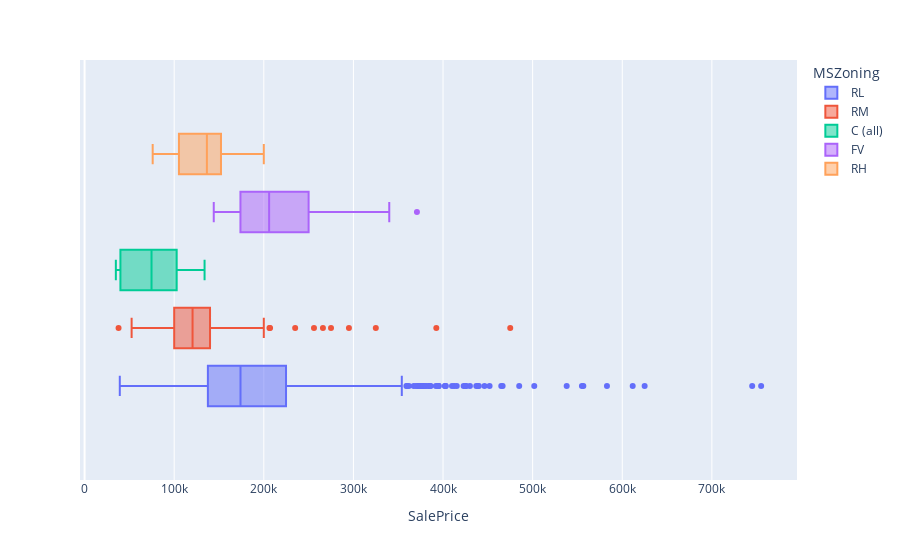
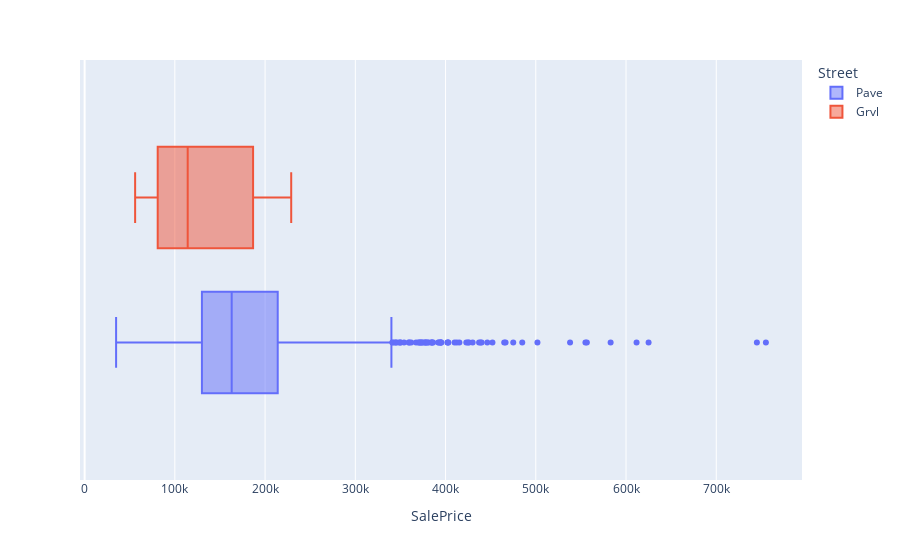
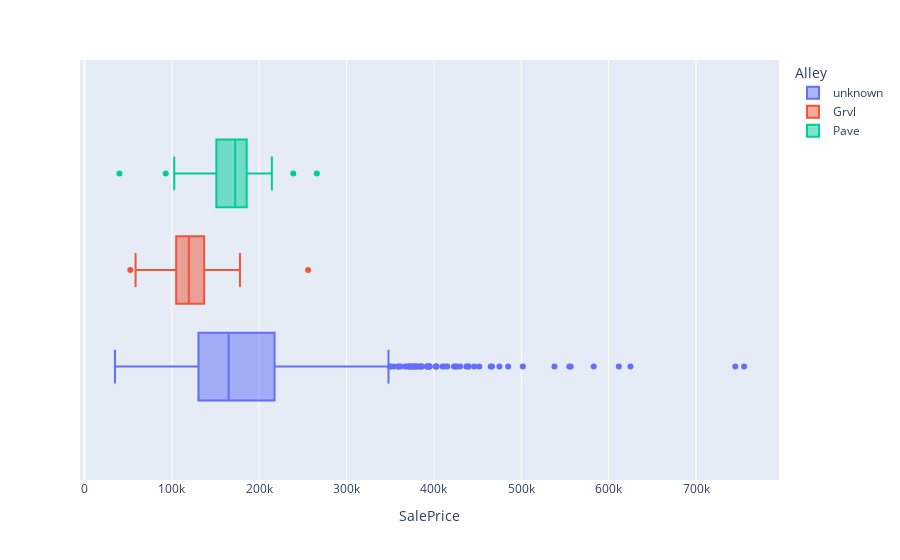
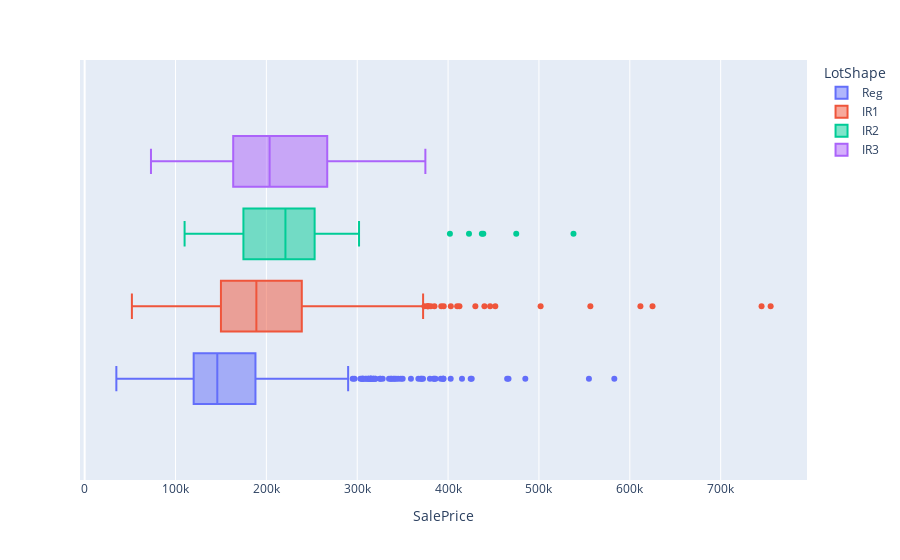

Notebook code for these charts, in order:
### Markdown cell above
## Check categorical features

### Code cell
for col in df.select_dtypes(include='object').columns:
    fig = px.box(df.fillna('unknown'), x='SalePrice', color=col)
    fig.show()

### Figure 1 — Plotly figure (JSON) as saved in the notebook; plotly's stock layout.template omitted (floating-point values rounded to 4 significant figures; data arrays with more than 128 entries replaced by an {"elided": "..."} marker saying what was removed)
{"data": [{"alignmentgroup": "True", "hovertemplate": "MSZoning=RL<br>SalePrice=%{x}<extra></extra>", "legendgroup": "RL", "marker": {"color": "#636efa"}, "name": "RL", "notched": false, "offsetgroup": "RL", "orientation": "h", "showlegend": true, "type": "box", "x": {"elided": "1151 int values"}, "x0": " ", "xaxis": "x", "y0": " ", "yaxis": "y"}, {"alignmentgroup": "True", "hovertemplate": "MSZoning=RM<br>SalePrice=%{x}<extra></extra>", "legendgroup": "RM", "marker": {"color": "#EF553B"}, "name": "RM", "notched": false, "offsetgroup": "RM", "orientation": "h", "showlegend": true, "type": "box", "x": {"elided": "218 int values"}, "x0": " ", "xaxis": "x", "y0": " ", "yaxis": "y"}, {"alignmentgroup": "True", "hovertemplate": "MSZoning=C (all)<br>SalePrice=%{x}<extra></extra>", "legendgroup": "C (all)", "marker": {"color": "#00cc96"}, "name": "C (all)", "notched": false, "offsetgroup": "C (all)", "orientation": "h", "showlegend": true, "type": "box", "x": [40000, 85000, 133900, 34900, 108000, 102776, 55993, 35311, 81000, 68400], "x0": " ", "xaxis": "x", "y0": " ", "yaxis": "y"}, {"alignmentgroup": "True", "hovertemplate": "MSZoning=FV<br>SalePrice=%{x}<extra></extra>", "legendgroup": "FV", "marker": {"color": "#ab63fa"}, "name": "FV", "notched": false, "offsetgroup": "FV", "orientation": "h", "showlegend": true, "type": "box", "x": [249700, 172500, 164500, 250000, 176000, 254900, 177000, 252678, 262500, 207500, 266000, 185000, 164700, 239000, 270000, 340000, 187750, 241000, 339750, 222000, 210000, 263435, 226700, 208300, 176000, 263000, 146000, 151000, 168500, 226000, 370878, 205950, 227875, 148800, 196000, 172500, 179400, 215200, 232600, 147400, 151000, 250580, 303477, 328900, 173733, 155000, 182000, 165000, 199900, 197000, 252000, 197000, 160000, 171900, 174000, 229456, 186500, 183900, 208900, 177500, 144152, 216000, 250000, 310000, 185000], "x0": " ", "xaxis": "x", "y0": " ", "yaxis": "y"}, {"alignmentgroup": "True", "hovertemplate": "MSZoning=RH<br>SalePrice=%{x}<extra></extra>", "legendgroup": "RH", "marker": {"color": "#FFA15A"}, "name": "RH", "notched": false, "offsetgroup": "RH", "orientation": "h", "showlegend": true, "type": "box", "x": [82000, 76000, 133000, 200000, 103600, 159434, 144000, 140000, 145000, 119900, 145000, 160000, 107000, 130000, 181000, 79000], "x0": " ", "xaxis": "x", "y0": " ", "yaxis": "y"}], "layout": {"boxmode": "group", "legend": {"title": {"text": "MSZoning"}, "tracegroupgap": 0}, "margin": {"t": 60}, "xaxis": {"anchor": "y", "domain": [0, 1], "title": {"text": "SalePrice"}}, "yaxis": {"anchor": "x", "domain": [0, 1]}}}

### Figure 2 — Plotly figure (JSON) as saved in the notebook; plotly's stock layout.template omitted (floating-point values rounded to 4 significant figures; data arrays with more than 128 entries replaced by an {"elided": "..."} marker saying what was removed)
{"data": [{"alignmentgroup": "True", "hovertemplate": "Street=Pave<br>SalePrice=%{x}<extra></extra>", "legendgroup": "Pave", "marker": {"color": "#636efa"}, "name": "Pave", "notched": false, "offsetgroup": "Pave", "orientation": "h", "showlegend": true, "type": "box", "x": {"elided": "1454 int values"}, "x0": " ", "xaxis": "x", "y0": " ", "yaxis": "y"}, {"alignmentgroup": "True", "hovertemplate": "Street=Grvl<br>SalePrice=%{x}<extra></extra>", "legendgroup": "Grvl", "marker": {"color": "#EF553B"}, "name": "Grvl", "notched": false, "offsetgroup": "Grvl", "orientation": "h", "showlegend": true, "type": "box", "x": [110000, 228950, 118500, 55993, 81000, 186700], "x0": " ", "xaxis": "x", "y0": " ", "yaxis": "y"}], "layout": {"boxmode": "group", "legend": {"title": {"text": "Street"}, "tracegroupgap": 0}, "margin": {"t": 60}, "xaxis": {"anchor": "y", "domain": [0, 1], "title": {"text": "SalePrice"}}, "yaxis": {"anchor": "x", "domain": [0, 1]}}}

### Figure 3 — Plotly figure (JSON) as saved in the notebook; plotly's stock layout.template omitted (floating-point values rounded to 4 significant figures; data arrays with more than 128 entries replaced by an {"elided": "..."} marker saying what was removed)
{"data": [{"alignmentgroup": "True", "hovertemplate": "Alley=unknown<br>SalePrice=%{x}<extra></extra>", "legendgroup": "unknown", "marker": {"color": "#636efa"}, "name": "unknown", "notched": false, "offsetgroup": "unknown", "orientation": "h", "showlegend": true, "type": "box", "x": {"elided": "1369 int values"}, "x0": " ", "xaxis": "x", "y0": " ", "yaxis": "y"}, {"alignmentgroup": "True", "hovertemplate": "Alley=Grvl<br>SalePrice=%{x}<extra></extra>", "legendgroup": "Grvl", "marker": {"color": "#EF553B"}, "name": "Grvl", "notched": false, "offsetgroup": "Grvl", "orientation": "h", "showlegend": true, "type": "box", "x": [139400, 110000, 163500, 100000, 110000, 107000, 137000, 73000, 135900, 89500, 178000, 119000, 115000, 135000, 110000, 98000, 161000, 124500, 106250, 131500, 114504, 67000, 124000, 135000, 87000, 159500, 103000, 132000, 96500, 128000, 116000, 157500, 153900, 106500, 168000, 90000, 170000, 140000, 115000, 120000, 125000, 129500, 256000, 52500, 117000, 58500, 136000, 105000, 140000, 64500], "x0": " ", "xaxis": "x", "y0": " ", "yaxis": "y"}, {"alignmentgroup": "True", "hovertemplate": "Alley=Pave<br>SalePrice=%{x}<extra></extra>", "legendgroup": "Pave", "marker": {"color": "#00cc96"}, "name": "Pave", "notched": false, "offsetgroup": "Pave", "orientation": "h", "showlegend": true, "type": "box", "x": [40000, 172500, 164500, 176000, 152000, 185000, 164700, 239000, 214500, 145000, 127000, 187750, 155000, 184000, 176000, 146000, 151000, 200000, 159434, 196000, 102776, 265979, 172500, 179400, 93000, 147400, 151000, 153500, 173733, 199900, 197000, 160000, 171900, 174000, 180500, 208900, 122000, 144152, 163000, 207000, 185000], "x0": " ", "xaxis": "x", "y0": " ", "yaxis": "y"}], "layout": {"boxmode": "group", "legend": {"title": {"text": "Alley"}, "tracegroupgap": 0}, "margin": {"t": 60}, "xaxis": {"anchor": "y", "domain": [0, 1], "title": {"text": "SalePrice"}}, "yaxis": {"anchor": "x", "domain": [0, 1]}}}

### Figure 4 — Plotly figure (JSON) as saved in the notebook; plotly's stock layout.template omitted (floating-point values rounded to 4 significant figures; data arrays with more than 128 entries replaced by an {"elided": "..."} marker saying what was removed)
{"data": [{"alignmentgroup": "True", "hovertemplate": "LotShape=Reg<br>SalePrice=%{x}<extra></extra>", "legendgroup": "Reg", "marker": {"color": "#636efa"}, "name": "Reg", "notched": false, "offsetgroup": "Reg", "orientation": "h", "showlegend": true, "type": "box", "x": {"elided": "925 int values"}, "x0": " ", "xaxis": "x", "y0": " ", "yaxis": "y"}, {"alignmentgroup": "True", "hovertemplate": "LotShape=IR1<br>SalePrice=%{x}<extra></extra>", "legendgroup": "IR1", "marker": {"color": "#EF553B"}, "name": "IR1", "notched": false, "offsetgroup": "IR1", "orientation": "h", "showlegend": true, "type": "box", "x": {"elided": "484 int values"}, "x0": " ", "xaxis": "x", "y0": " ", "yaxis": "y"}, {"alignmentgroup": "True", "hovertemplate": "LotShape=IR2<br>SalePrice=%{x}<extra></extra>", "legendgroup": "IR2", "marker": {"color": "#00cc96"}, "name": "IR2", "notched": false, "offsetgroup": "IR2", "orientation": "h", "showlegend": true, "type": "box", "x": [144000, 177000, 110000, 438780, 174000, 185000, 475000, 156000, 277000, 437154, 177500, 240000, 245500, 222000, 228000, 212000, 175000, 152000, 402000, 423000, 159434, 221000, 148800, 196000, 302000, 538000, 187100, 224900, 185000, 240000, 169000, 174000, 242000, 145000, 248000, 187500, 250000, 195000, 275000, 262500, 232000], "x0": " ", "xaxis": "x", "y0": " ", "yaxis": "y"}, {"alignmentgroup": "True", "hovertemplate": "LotShape=IR3<br>SalePrice=%{x}<extra></extra>", "legendgroup": "IR3", "marker": {"color": "#ab63fa"}, "name": "IR3", "notched": false, "offsetgroup": "IR3", "orientation": "h", "showlegend": true, "type": "box", "x": [73000, 267000, 375000, 163500, 274725, 259000, 181000, 160000, 215000, 192140], "x0": " ", "xaxis": "x", "y0": " ", "yaxis": "y"}], "layout": {"boxmode": "group", "legend": {"title": {"text": "LotShape"}, "tracegroupgap": 0}, "margin": {"t": 60}, "xaxis": {"anchor": "y", "domain": [0, 1], "title": {"text": "SalePrice"}}, "yaxis": {"anchor": "x", "domain": [0, 1]}}}
